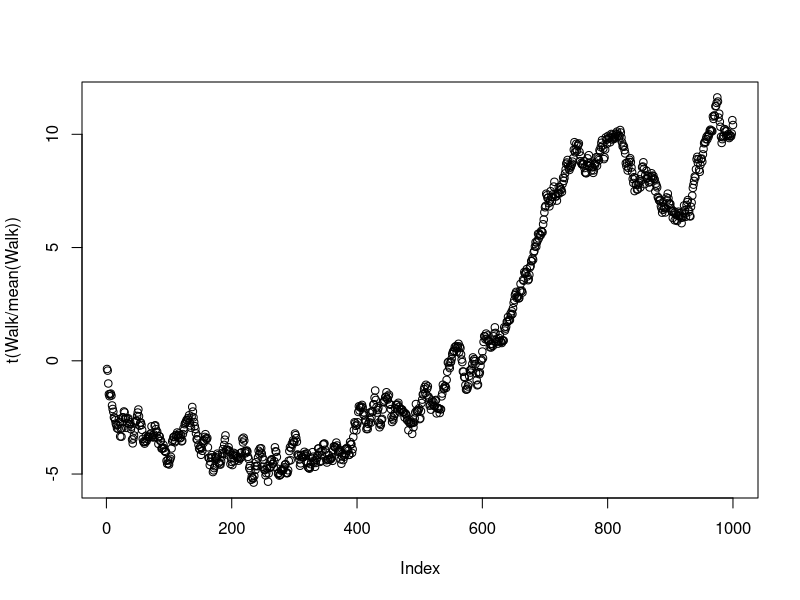

Write R code to recreate this figure.
RandomWalk<- function(Length,Iterations,Start,Error,AC)
{
    
  Walk<- matrix(NA,nrow=Iterations,ncol=Length)
  
  Walk[,1]<- rnorm(Iterations,Start,Error)
  
  for (i in 2:Length)
  {
   Walk[,i]<- Walk[,i-1]*AC+rnorm(Iterations,0,Error) 
  }
 
  return(Walk)
}

Walk<- RandomWalk(1000,1,0,1,1)

plot(t(Walk/mean(Walk)))